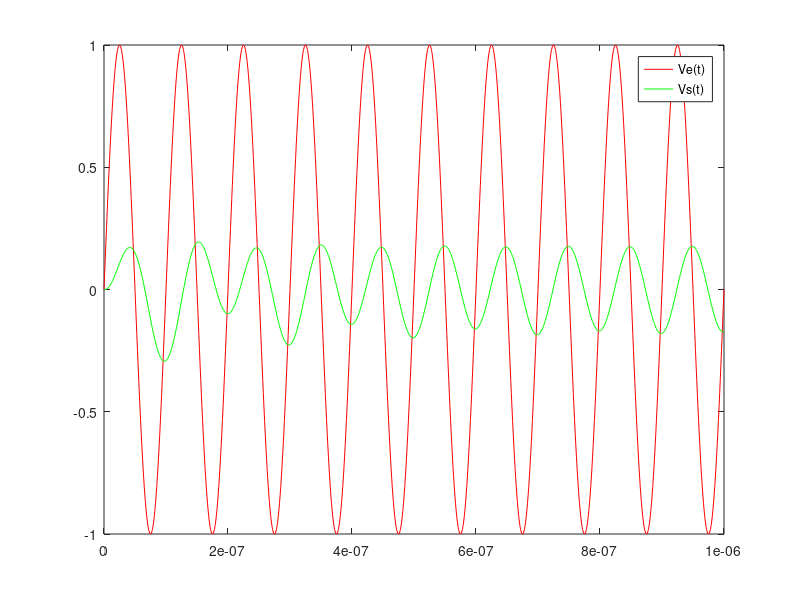

The MATLAB script that drew this image:
clear all;
close all;
data = load("data_debug.txt");


figure();
t = data(:,1);
ve = data(:,2);
vs = data(:,3);
plot(t,ve,'r');
hold on;
plot(t,vs,'g');
%plot(t,vs,'r');
legend('Ve(t)','Vs(t)');
%pause(2);
%hold on;
%u0=10;
%v0=10;
%rlambda=sqrt(6.28);
%exact = v0/rlambda * sin(t*rlambda)+u0*cos(t*rlambda);
%plot(t,exact, 'b');
